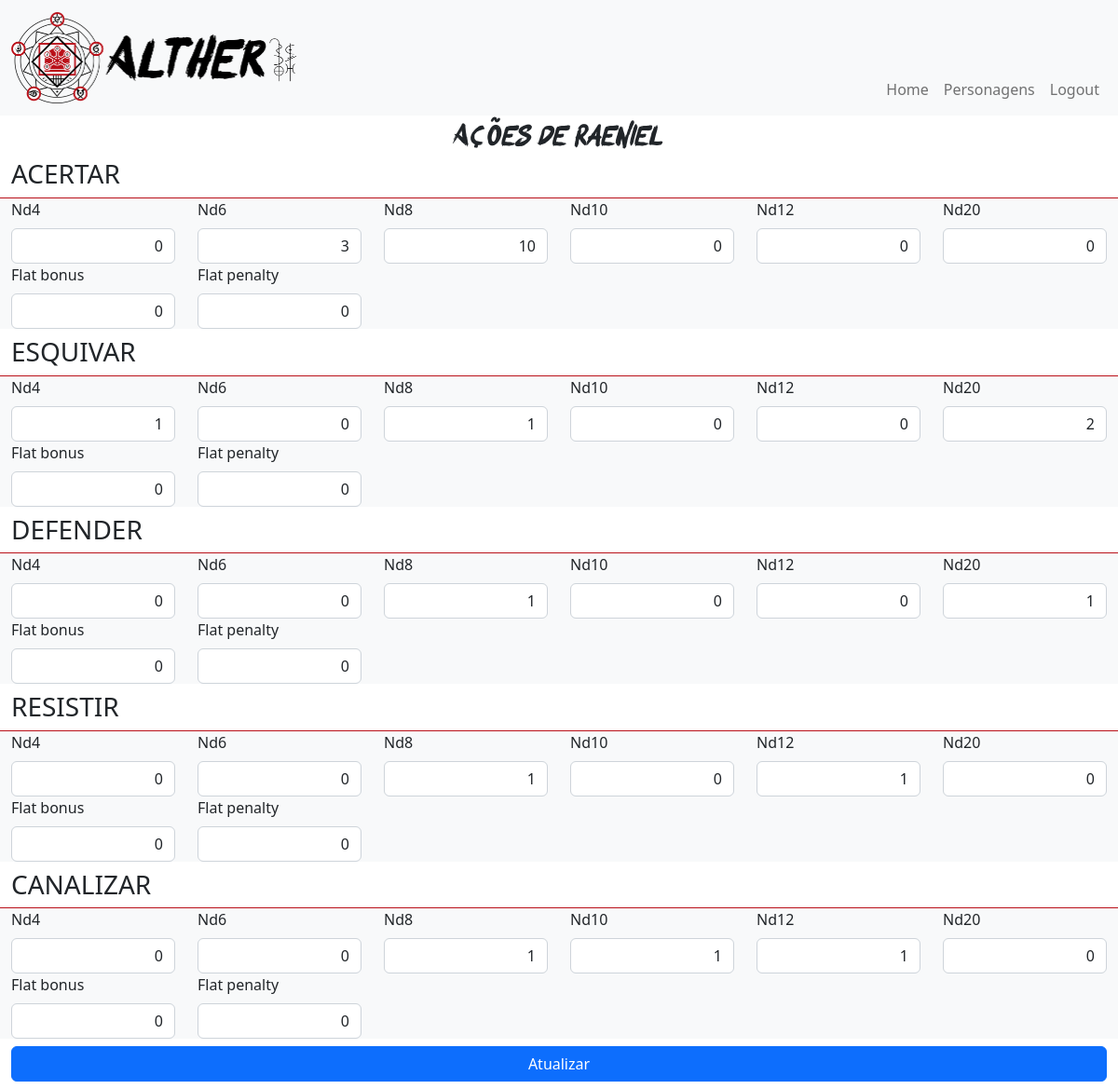
Screenshot of /sheet/update/actions/1 (signed in) with the database file from the repository.
### sheet/models.py (models this page shows, shortened)
class Character(models.Model):
    player_ID = models.ForeignKey(
        User,
        on_delete=models.CASCADE,
        related_name='player'
    )
    name = models.CharField(
        max_length=100
    )
    origin = models.CharField(
        max_length=30
    )
    race = models.ForeignKey(
        Race,
        on_delete=models.DO_NOTHING
    )
    school = models.ForeignKey(
        School,
        on_delete=models.DO_NOTHING
    )
    aspiration = models.ForeignKey(
        Aspiration,
        on_delete=models.DO_NOTHING
    )
    weight = models.DecimalField(
        max_digits=6,
        decimal_places=2
    )
    height = models.DecimalField(
        max_digits=5,
        decimal_places=2
    )
    age = models.PositiveSmallIntegerField()
    level = models.PositiveSmallIntegerField(default=1)
    xp_total = models.PositiveIntegerField(default=0)
    xp_current = models.PositiveIntegerField(default=0)
    hp_total = models.IntegerField(default=10)
    hp_current = models.IntegerField(default=10)
    hp_temp = models.IntegerField(default=0)
    unbalance = models.PositiveIntegerField(default=0)
    movement_actions = models.PositiveSmallIntegerField(default=1)
    main_actions = models.PositiveSmallIntegerField(default=1)
    active_path = models.ForeignKey(
        Path,
        on_delete=models.DO_NOTHING
    )
    inventory = models.TextField(blank=True, default='')
    annotations = models.TextField(blank=True, default='')
    coin = models.CharField(
        max_length=200,
        default='0 valores'
    )
    movement_action_cost = models.IntegerField(
        default=2000
    )
    main_action_cost = models.IntegerField(
        default=3000
    )

class Action(models.Model):
    class ActionTypes(models.TextChoices):
        HIT = "A", _("ACERTAR")
        DODGE = "E", _("ESQUIVAR")
        DEFEND = "D", _("DEFENDER")
        RESIST = "R", _("RESISTIR")
        CHANNEL = "C", _("CANALIZAR")
    _type = models.CharField(
        max_length=1,
        choices=ActionTypes.choices
    )
    nd4 = models.PositiveIntegerField(default=0)
    nd6 = models.PositiveIntegerField(default=0)
    nd8 = models.PositiveIntegerField(default=1)
    nd10 = models.PositiveIntegerField(default=0)
    nd12 = models.PositiveIntegerField(default=0)
    nd20 = models.PositiveIntegerField(default=0)
    flat_bonus = models.PositiveIntegerField(default=0)
    flat_penalty = models.PositiveIntegerField(default=0)
    char_ID = models.ForeignKey(
        Character,
        on_delete=models.CASCADE
    )
    base_dice = Dice.DiceSides.D8
    dice_cost = {
        'nd4': 200,
        'nd6': 300,
        'nd8': 400,
        'nd10': 500,
        'nd12': 600,
        'nd20': 800
    }
    @property
    def type(self) -> str:
        return self.ActionTypes(self._type).label

### sheet/views.py (the view, shortened to what this page needs)
# urls.py: path('update/actions/<int:char_ID>', views.update_actions, name='update_actions'),
@login_required
def update_actions(request, char_ID):
    actions = Action.objects.filter(char_ID=char_ID)
    character = Character.objects.get(pk=char_ID)
    forms = (
        ActionForm(
            instance=this_action, prefix=f'form{form_number}'
        ) for form_number, this_action in enumerate(actions)
    )
    form_data = {
        'forms': forms,
        'character': character
    }
    return render(request, 'sheet/actions.html', form_data)

### templates/sheet/actions.html (shortened to what this page needs)
{% include 'partials/_head.html' with page_title=page_title %}
<body>
    {% include 'partials/_header.html' %}
    <main class="d-flex flex-column align-items-center">
        <h1 class="main-text">Ações de {{ character.name }}</h1>
        <form action="{% url 'update_actions' character.pk %}" method="POST">
            <div class="container-fluid">
                {% for form in forms %}
                <div class="row">
                    <div class="section-title">
                        <h3>{{ form.instance.type }}</h3>
                    </div>
                </div>
                <div class="row mb-2 bg-light">
                    {% for field in form.visible_fields %}
                    <div class="col-2">
                        <label for="{{ field.id_for_label }}" class="form-label">{{ field.label }}</label>
                        {{ field }}
                    </div>
                    {% endfor %}
                </div>
                {% endfor %}
                <div class="row mb-2">
                    <div class="col-12">
                        <button type="submit" class="btn btn-primary w-100">Atualizar</button>
                    </div>
                </div>
            </div>
        </form>
    </main>
</body>
</html>

### althercs/static/styles/style.css (style rules this page uses)
input[type=number] { -moz-appearance: textfield; appearance: textfield; }
.main-text { font-size: xx-large; font-family: 'okamiregular'; }
.section-title { border-bottom: 1px solid #ba1019; }

### rows the page displays
Character: name "Raeniel"
Action: instance.type "ACERTAR"
Action: instance.type "ESQUIVAR"
Action: instance.type "DEFENDER"
Action: instance.type "RESISTIR"
Action: instance.type "CANALIZAR"

### other values shown
{{ field.label }} "Nd4" "Nd6" "Nd8" "Nd10" "Nd12" "Nd20" "Flat bonus" "Flat penalty" "Nd4" "Nd6" "Nd8" "Nd10" "Nd12" "Nd20" "Flat bonus" "Flat penalty" "Nd4" "Nd6" "Nd8" "Nd10" "Nd12" "Nd20" "Flat bonus" "Flat penalty" "Nd4" "Nd6" "Nd8" "Nd10" "Nd12" "Nd20" "Flat bonus" "Flat penalty" "Nd4" "Nd6" "Nd8" "Nd10" "Nd12" "Nd20" "Flat bonus" "Flat penalty"
